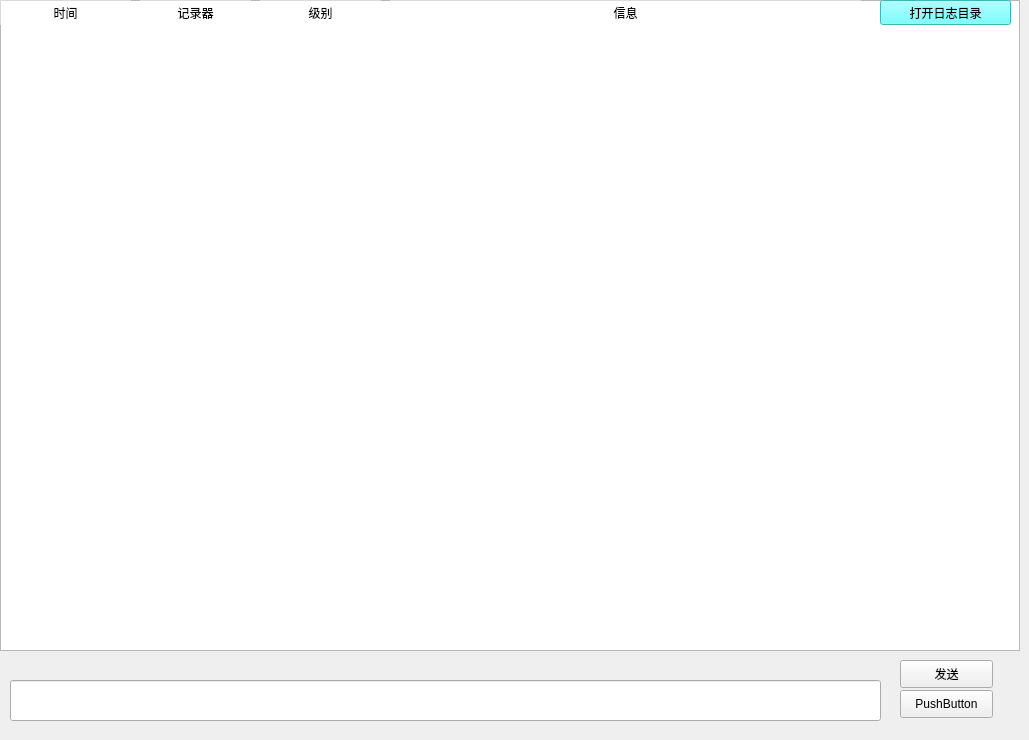
    <widget class="QWidget" name="tab_log">
     <property name="minimumSize">
      <size>
       <width>1020</width>
       <height>740</height>
      </size>
     </property>
     <property name="maximumSize">
      <size>
       <width>1160</width>
       <height>740</height>
      </size>
     </property>
     <property name="styleSheet">
      <string notr="true">background-color: rgba(255, 255, 255,0.025);QMenu {background-color:rgb(233, 190, 203);}
QComboBox QAbstractItemView {background-color:  rgb(185, 208, 230);
 } </string>
     </property>
     <attribute name="title">
      <string/>
     </attribute>
     <widget class="QPlainTextEdit" name="page_log_text">
      <property name="geometry">
       <rect>
        <x>0</x>
        <y>0</y>
        <width>1020</width>
        <height>651</height>
       </rect>
      </property>
      <property name="maximumSize">
       <size>
        <width>1020</width>
        <height>740</height>
       </size>
      </property>
      <property name="styleSheet">
       <string notr="true">background-image:url(1.jpg)</string>
      </property>
      <property name="readOnly">
       <bool>true</bool>
      </property>
     </widget>
     <widget class="QLabel" name="page_log_label_time">
      <property name="geometry">
       <rect>
        <x>0</x>
        <y>0</y>
        <width>131</width>
        <height>25</height>
       </rect>
      </property>
      <property name="styleSheet">
       <string notr="true">background-color:rgba(255,255,255,0.5)</string>
      </property>
      <property name="text">
       <string>时间</string>
      </property>
      <property name="alignment">
       <set>Qt::AlignCenter</set>
      </property>
     </widget>
     <widget class="QLabel" name="page_log_label_jiluqi">
      <property name="geometry">
       <rect>
        <x>140</x>
        <y>0</y>
        <width>111</width>
        <height>25</height>
       </rect>
      </property>
      <property name="styleSheet">
       <string notr="true">background-color: rgba(255, 255, 255, 0.5);</string>
      </property>
      <property name="text">
       <string>记录器</string>
      </property>
      <property name="alignment">
       <set>Qt::AlignCenter</set>
      </property>
     </widget>
     <widget class="QLabel" name="page_log_label_level">
      <property name="geometry">
       <rect>
        <x>260</x>
        <y>0</y>
        <width>121</width>
        <height>25</height>
       </rect>
      </property>
      <property name="styleSheet">
       <string notr="true">background-color: rgba(255, 255, 255, 0.5);</string>
      </property>
      <property name="text">
       <string>级别</string>
      </property>
      <property name="alignment">
       <set>Qt::AlignCenter</set>
      </property>
     </widget>
     <widget class="QLabel" name="page_log_label_message">
      <property name="geometry">
       <rect>
        <x>390</x>
        <y>0</y>
        <width>471</width>
        <height>25</height>
       </rect>
      </property>
      <property name="styleSheet">
       <string notr="true">background-color: rgba(255, 255, 255, 0.5);</string>
      </property>
      <property name="text">
       <string>信息</string>
      </property>
      <property name="alignment">
       <set>Qt::AlignCenter</set>
      </property>
     </widget>
     <widget class="QPushButton" name="page_log_btn_open_log_path">
      <property name="geometry">
       <rect>
        <x>880</x>
        <y>0</y>
        <width>131</width>
        <height>25</height>
       </rect>
      </property>
      <property name="styleSheet">
       <string notr="true">background-color:rgb(85, 255, 255)</string>
      </property>
      <property name="text">
       <string>打开日志目录</string>
      </property>
     </widget>
     <widget class="QPushButton" name="page_log_btn_2">
      <property name="geometry">
       <rect>
        <x>900</x>
        <y>660</y>
        <width>93</width>
        <height>28</height>
       </rect>
      </property>
      <property name="text">
       <string>发送</string>
      </property>
     </widget>
     <widget class="QPushButton" name="page_log_btn">
      <property name="geometry">
       <rect>
        <x>900</x>
        <y>690</y>
        <width>93</width>
        <height>28</height>
       </rect>
      </property>
      <property name="text">
       <string>PushButton</string>
      </property>
     </widget>
     <widget class="QLineEdit" name="page_log_cmd_input">
      <property name="geometry">
       <rect>
        <x>10</x>
        <y>680</y>
        <width>871</width>
        <height>41</height>
       </rect>
      </property>
     </widget>
     <zorder>page_log_text</zorder>
     <zorder>page_log_label_time</zorder>
     <zorder>page_log_label_jiluqi</zorder>
     <zorder>page_log_label_level</zorder>
     <zorder>page_log_label_message</zorder>
     <zorder>page_log_btn_2</zorder>
     <zorder>page_log_btn</zorder>
     <zorder>page_log_cmd_input</zorder>
     <zorder>page_log_btn_open_log_path</zorder>
    </widget>
